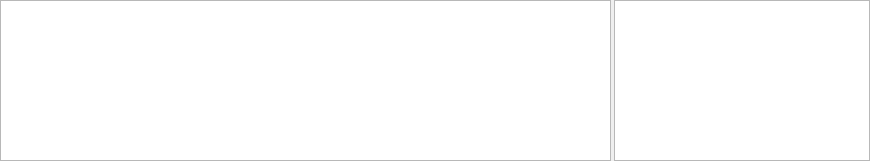
<?xml version="1.0" encoding="UTF-8"?>
<ui version="4.0">
 <class>WaterProfileWdgt</class>
 <widget class="QWidget" name="WaterProfileWdgt">
  <property name="geometry">
   <rect>
    <x>0</x>
    <y>0</y>
    <width>870</width>
    <height>161</height>
   </rect>
  </property>
  <property name="windowTitle">
   <string>Form</string>
  </property>
  <layout class="QHBoxLayout" name="horizontalLayout">
   <property name="spacing">
    <number>3</number>
   </property>
   <property name="leftMargin">
    <number>0</number>
   </property>
   <property name="topMargin">
    <number>0</number>
   </property>
   <property name="rightMargin">
    <number>0</number>
   </property>
   <property name="bottomMargin">
    <number>0</number>
   </property>
   <item>
    <widget class="QTableWidget" name="tableWidget">
     <property name="sizePolicy">
      <sizepolicy hsizetype="Expanding" vsizetype="Expanding">
       <horstretch>7</horstretch>
       <verstretch>0</verstretch>
      </sizepolicy>
     </property>
    </widget>
   </item>
   <item>
    <widget class="QPlainTextEdit" name="plainTextEdit">
     <property name="sizePolicy">
      <sizepolicy hsizetype="Preferred" vsizetype="Expanding">
       <horstretch>0</horstretch>
       <verstretch>0</verstretch>
      </sizepolicy>
     </property>
     <property name="readOnly">
      <bool>true</bool>
     </property>
    </widget>
   </item>
  </layout>
 </widget>
 <resources/>
 <connections/>
</ui>
